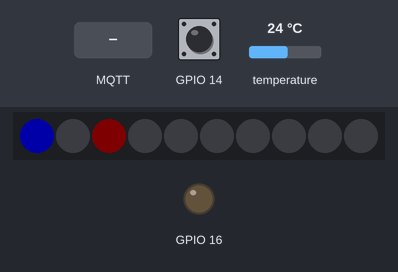
The program below on a simulated ESP8266 (NodeMCU). Shown: 10 RGB LEDs in strip order, left to right, output pins drawn as LEDs (lit = HIGH). Inputs (shaded band) come from the test bench; at power-on: temperature 24 °C, GPIO 14 HIGH. Dim RGB values are drawn brighter than linear; WiFi joins after 1.5 s; servers stay silent unless stated; EEPROM starts erased; no MQTT or app messages arrive unless stated.

Above: at 1.4 s.
1.5 s: MQTT message "1" arrives on the first subscribed topic
At 2.0 s:
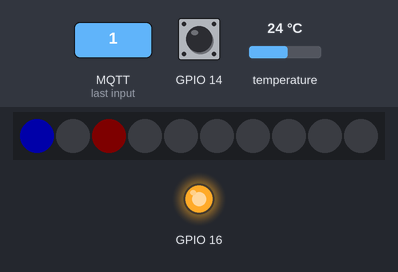
5.1 s: temperature set to 41 °C
At 5.8 s:
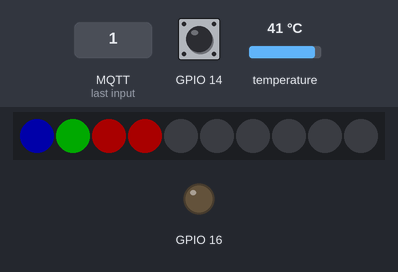
6.9 s: temperature set to 39 °C
At 8.0 s:
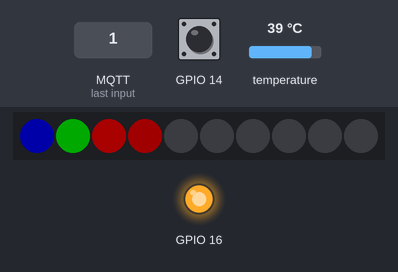
8.4 s: GPIO 14 pulled LOW for 3.2 s
At 12.1 s:
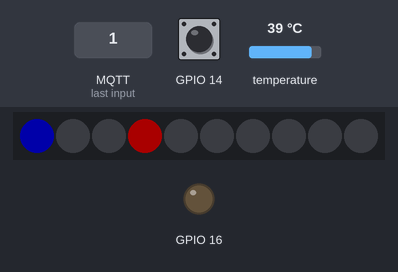
13.8 s: MQTT message "2" arrives on the first subscribed topic
At 14.4 s:
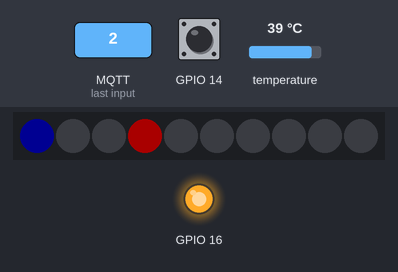
17.4 s: MQTT message "0" arrives on the first subscribed topic
At 19.0 s:
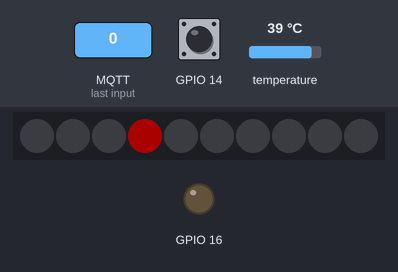
Timing chart, 0 to 20.5 s (numbered marks = the images above; inputs shaded):
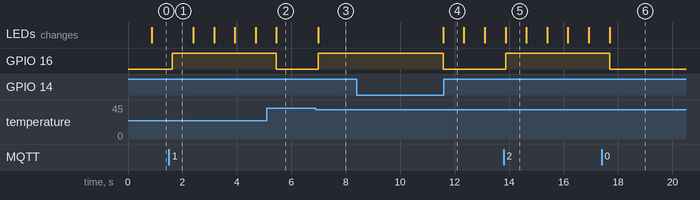

The program:

main.cpp
```cpp
#include <DallasTemperature.h>
#include <OneWire.h>

#include "Controller.hpp"
#include "Debounce.hpp"
#include "Gpio.hpp"
#include "Heater.hpp"
#include "IoT.hpp"
#include "Output.hpp"
#include "Pixels.hpp"
#include "PushButton.hpp"

static double thermistor_read();

//@formatter:off
static char const*        wifi_ssid        = "VillaKunterbunt";
static char const*        wifi_password    = "sacomoco02047781";
static char const*        mqtt_server      = "openhab";
static char const*        mqtt_base_topic  = "Workshop/Appliance/CupHeater";

static constexpr uint8_t  thermistor_port  = 4;
static constexpr uint8_t  heatbed_port     = 16;
static constexpr uint8_t  button_port      = 14;

OneWire                   oneWire(thermistor_port);
DallasTemperature         thermistor(&oneWire);
NeoPixelBus<
        NeoGrbwFeature,
        NeoEsp8266AsyncUart1800KbpsMethod
>                         neoPixelBus(10);

IoTClass                  IoT(mqtt_base_topic, wifi_ssid, wifi_password, mqtt_server);
PushButton                button(debounce(gpioInput(button_port)));
Output                    heatbed("POWER", gpioOutput(heatbed_port));
Heater                    heater(thermistor_read, [](bool value) { heatbed.set(value); });
Pixels                    pixels(neoPixelBus);
Controller                controller(button, heater, pixels);
//@formatter:on

static double thermistor_read()
{
    thermistor.requestTemperatures();
    return thermistor.getTempCByIndex(0);
}

void setup()
{
    IoT.begin();
}

void loop()
{
    IoT.loop();
}
```

Algorithm.hpp
```cpp
#ifndef ESP8266_IOT_ALGORITHM_HPP
#define ESP8266_IOT_ALGORITHM_HPP

#include <algorithm>
#include <type_traits>

template<typename T>
auto clamp(T value, T min, T max)
-> typename std::enable_if<std::is_arithmetic<T>::value, T>::type
{
    return std::max(min, std::min(max, value));
}

template<typename T, typename U>
auto map(T value, T inMin, T inMax, U outMin, U outMax)
-> typename std::enable_if<std::is_arithmetic<T>::value && std::is_arithmetic<U>::value, U>::type
{
    return value < inMin ? outMin :
           value >= inMax ? outMax :
           (value - inMin) * (outMax - outMin) / (inMax - inMin) + outMin;
}

#endif // ESP8266_IOT_ALGORITHM_HPP
```

Animation.hpp
```cpp
#ifndef ESP8266_IOT_ANIMATION_HPP
#define ESP8266_IOT_ANIMATION_HPP

#include <NeoPixelBus.h>

class PulseAnimation
{
public:
    PulseAnimation(RgbColor left, RgbColor right, uint32_t runtime) noexcept;

    RgbColor animate(uint32_t elapsed);

private:
    RgbColor left_;
    RgbColor right_;
    uint32_t runtime_;
    uint32_t position_{};
};

#endif // ESP8266_IOT_ANIMATION_HPP
```

Controller.hpp
```cpp
#ifndef ESP8266_IOT_CONTROLLER_HPP
#define ESP8266_IOT_CONTROLLER_HPP

#include <NeoPixelBus.h>

#include "Event.hpp"
#include "Timer.hpp"

class Heater;
class Pixels;
class PushButton;

class ControllerMode
{
public:
    virtual ~ControllerMode() = default;

    virtual void update(uint32_t elapsed) = 0;
    virtual void clicked(unsigned clicks) = 0;
    virtual void next() = 0;
};

class Controller
{
    static constexpr uint32_t updateDelay = 100;
    static constexpr double hysteresis = 1.5;

    friend class ControllerModeNormal;
    friend class ControllerModeSetup;

public:
    Controller(PushButton& button, Heater& heater, Pixels& pixels) noexcept;

private:
    void begin();
    void update();
    void clicked(unsigned clicks);

    Heater& heater_;
    Pixels& pixels_;
    Timer updateTimer_;
    Subscription clicked_;
    std::unique_ptr<ControllerMode> mode_;
};
#endif // ESP8266_IOT_CONTROLLER_HPP
```

ControllerNormal.hpp
```cpp
#ifndef ESP8266_IOT_CONTROLLERMODENORMAL_HPP
#define ESP8266_IOT_CONTROLLERMODENORMAL_HPP

#include "Animation.hpp"
#include "Controller.hpp"

class ControllerModeNormal : public ControllerMode
{
public:
    explicit ControllerModeNormal(Controller& c) noexcept;

    void update(uint32_t elapsed) override;
    void clicked(unsigned clicks) override;
    void next() override;

private:
    Controller& c_;
    PulseAnimation heatingAnimation_;
    PulseAnimation coolingAnimation_;
};

#endif // ESP8266_IOT_CONTROLLERMODENORMAL_HPP
```

ControllerSetup.hpp
```cpp
#ifndef ESP8266_IOT_CONTROLLERMODESETUP_HPP
#define ESP8266_IOT_CONTROLLERMODESETUP_HPP

#include "Animation.hpp"
#include "Controller.hpp"
#include "Timer.hpp"

class ControllerModeSetup : public ControllerMode
{
    static constexpr uint32_t timeoutDelay = 10000;

public:
    explicit ControllerModeSetup(Controller& c) noexcept;

    void update(uint32_t elapsed) override;
    void clicked(unsigned clicks) override;
    void next() override;

private:
    Controller& c_;
    PulseAnimation powerAnimation_;
    double presetSetpoint_;
    Timer timeoutTimer_;
};

#endif // ESP8266_IOT_CONTROLLERMODESETUP_HPP
```

Debounce.hpp
```cpp
#ifndef ESP8266_IOT_DEBOUNCE_HPP
#define ESP8266_IOT_DEBOUNCE_HPP

#include <stdint.h>
#include <utility>

template<typename Input>
class Debounce
{
    using Type = decltype(std::declval<Input>()());

public:
    explicit Debounce(Input&& input) noexcept
            : input_(std::move(input))
    {
    }

    Type operator()()
    {
        Type temp = value_ ^ input_();
        states_[0] = ~(states_[0] & temp);
        states_[1] = states_[0] ^ (states_[1] & temp);
        temp &= states_[0] & states_[1];
        value_ ^= temp;
        return value_;
    }

private:
    Input input_;
    Type value_{};
    Type states_[2]{};
};

template<typename Input>
Debounce<Input> debounce(Input&& input)
{
    return Debounce<Input>(std::forward<Input>(input));
}

#endif // ESP8266_IOT_DEBOUNCE_HPP
```

Event.hpp
```cpp
#ifndef ESP8266_IOT_EVENT_HPP
#define ESP8266_IOT_EVENT_HPP

#include <algorithm>
#include <functional>
#include <list>
#include <memory>
#include <utility>

using Subscription = std::unique_ptr<bool, void (*)(bool* deleted)>;

template<typename Signature, bool oneShot = false>
class Event
{
    using Handler = std::function<Signature>;

public:
    Event() noexcept {}
    Event(Event const&) = delete;

    Event& operator+=(Handler handler)
    {
        static_assert(oneShot, "Event::operator+= is not allowed for regular events");
        handlers_.emplace_back(std::move(handler), false);
        return *this;
    }

    Subscription subscribe(Handler handler)
    {
        static_assert(!oneShot, "Event::subscribe is not allowed for one-shot events");
        auto it = handlers_.emplace(handlers_.end(), std::move(handler), false);
        return {&it->second, [](bool* deleted) { *deleted = true; }};
    }

    void clear()
    {
        handlers_.clear();
    }

    template<typename ...T>
    void operator()(T&& ... args)
    {
        // elements added inside handlers should not be invoked
        auto it = handlers_.begin();
        auto size = handlers_.size();
        for (size_t i = 0; i < size; ++i) {
            // deleted flag might change during invocation
            if (!it->second) {
                it->first(std::forward<T>(args)...);
            }
            if (it->second) {
                it = handlers_.erase(it);
            } else {
                ++it;
            }
        }
    }

private:
    std::list<std::pair<Handler, bool> > handlers_;
};

template<typename Signature>
using OneShotEvent = Event<Signature, true>;

#endif // ESP8266_IOT_EVENT_HPP
```

GammaTable.hpp
```cpp
#ifndef ESP8266_IOT_GAMMATABLE_HPP
#define ESP8266_IOT_GAMMATABLE_HPP

#include <cmath>
#include <cstdint>
#include <limits>
#include <ratio>

#include <NeoPixelBus.h>

#include "ValueTable.hpp"

namespace detail
{

    template<typename Gamma>
    struct GammaGenerator
    {
        static constexpr std::uint8_t max = std::numeric_limits<uint8_t>::max();

        static constexpr std::uint8_t apply(std::uint8_t input)
        {
            return std::pow((double) input / max, (1.0 * Gamma::den / Gamma::num)) * max;
        }
    };

} // namespace detail

template<typename Gamma>
struct BasicGammaTable
        : ValueTable<detail::GammaGenerator<Gamma> >
{
    using Base = ValueTable<detail::GammaGenerator<Gamma> >;

    static RgbColor apply(RgbColor color)
    {
        return {Base::get(color.R), Base::get(color.G), Base::get(color.B)};
    }

    static constexpr std::uint8_t apply(std::uint8_t input)
    {
        return Base::get(input);
    }
};

using GammaTable = BasicGammaTable<std::ratio<4, 10> >;

#endif // ESP8266_IOT_GAMMATABLE_HPP
```

Heater.hpp
```cpp
#ifndef ESP8266_IOT_HEATERCONTROL_HPP
#define ESP8266_IOT_HEATERCONTROL_HPP

#include <functional>

#include "Event.hpp"
#include "Output.hpp"
#include "Timer.hpp"

class Heater
{
    static constexpr double minimumSetpoint = 40.0;
    static constexpr double maximumSetpoint = 100.0;
    static constexpr double setpointStep = 10.0;

    static constexpr uint32_t updateDelay = 100;
    static constexpr uint32_t telemetryDelay = 1000;

    using Input = std::function<double()>;
    using Output = std::function<void(bool value)>;

public:
    static double increasePreset(double value);

    Heater(Input input, Output output) noexcept;
    Heater(Heater const&) = delete;

    double get() const { return setpoint_; }
    double read() const { return temperature_; }
    double preset() const;

    void set(double value);
    void toggle();
    void preset(double value);

private:
    void connected();
    void update();
    void publishState() const;
    void publishTelemetry() const;

    Input input_;
    Output output_;
    Subscription connected_;
    Timer updateTimer_;
    Timer telemetryTimer_;
    double setpoint_{};
    double temperature_{};
};

#endif // ESP8266_IOT_HEATERCONTROL_HPP
```

IoT.hpp
```cpp
#ifndef ESP8266_IOT_IOT_HPP
#define ESP8266_IOT_IOT_HPP

#include <stdint.h>
#include <functional>
#include <map>

#include <AsyncMqttClient.h>
#include <ESP8266HTTPUpdateServer.h>
#include <ESP8266WebServer.h>
#include <ESP8266WiFi.h>

#include "Event.hpp"
#include "Timer.hpp"
#include "Settings.hpp"
#include "String.hpp"

class IoTClass
{
    static constexpr uint32_t watchdogDelay = 60000;
    static constexpr uint32_t reconnectDelay = 1000;

    using Subscriber = std::function<void(String payload)>;

public:
    IoTClass(char const* topic, char const* wiFiSsid, char const* wiFiPassword, char const* mqttIp,
             uint16_t mqttPort = 1883) noexcept;
    IoTClass(IoTClass const&) = delete;

    String const& clientId() const { return clientId_; }
    String const& topic() const { return topic_; }

    void begin();
    void loop();

    void publish(String const& topic, String const& payload, bool retain = false);
    void publish(String const& topic, char const* payload, bool retain = false);
    void subscribe(String topic, Subscriber handler);

    template<typename T>
    void publishState(char const* state, T&& payload)
    {
        publish(str("stat/", topic_, "/", state), std::forward<T>(payload));
    }

    template<typename T>
    void publishTelemetry(char const* state, T&& payload)
    {
        publish(str("tele/", topic_, "/", state), std::forward<T>(payload));
    }

    void subscribeCommand(char const* command, Subscriber handler);

    OneShotEvent<void()> beginEvent;
    Event<void()> connectEvent;
    Event<void()> loopEvent;

    Settings& settings() { return settings_; }

private:
    void connectToWiFi();
    void connectToMqtt();

    void wiFiConnected();
    void wiFiDisconnected();

    void mqttConnected();
    void mqttDisconnected();
    void mqttMessage(char const* topic, char const* payload, size_t length);
    void mqttSubscribe(String const& topic);

    String const topic_; // must stay constant
    String const clientId_; // must stay constant
    String const hostname_; // must stay constant
    Timer watchdogTimer_;

    char const* wiFiSsid_;
    char const* wiFiPassword_;
    WiFiEventHandler wiFiConnectHandler_;
    WiFiEventHandler wiFiDisconnectHandler_;
    Timer wiFiReconnectTimer_;

    char const* mqttIp_;
    uint16_t mqttPort_;
    String const mqttWillTopic_; // must stay constant
    Timer mqttReconnectTimer_;
    AsyncMqttClient mqttClient_;
    std::multimap<String, Subscriber> mqttSubscriptions_;

    ESP8266WebServer webServer_;
    ESP8266HTTPUpdateServer updateServer_;

    Settings settings_;
};

extern IoTClass IoT;

#endif // ESP8266_IOT_IOT_HPP
```

Logger.hpp
```cpp
#ifndef ESP8266_IOT_LOGGER_HPP
#define ESP8266_IOT_LOGGER_HPP

#include <Arduino.h>

#include <stdint.h>
#include <stdio.h>
#include <type_traits>
#include <utility>

namespace detail
{

    class Timestamp
    {
    public:
        Timestamp()
                : timestamp(millis()),
                  ms(timestamp % 1000),
                  s((timestamp /= 1000, timestamp % 60)),
                  m((timestamp /= 60, timestamp % 60)),
                  h((timestamp /= 60, timestamp % 100))
        {
        }

    private:
        unsigned long timestamp;

    public:
        unsigned long ms;
        unsigned long s;
        unsigned long m;
        unsigned long h;
    };

} // namespace detail

#if defined(LOGGER_SERIAL)
#   include "LoggerSerial.hpp"
using LoggerClass = LoggerSerial;
#else
#   include "LoggerNoop.hpp"
using LoggerClass = LoggerNoop;
#endif

extern LoggerClass Logger;

template<typename ...Args>
void log(Args&& ... args)
{
    Logger.log(detail::Timestamp(), std::forward<Args>(args)...);
}

#endif //ESP8266_IOT_LOGGER_HPP
```

LoggerNoop.hpp
```cpp
#ifndef ESP8266_IOT_LOGGERNOOP_HPP
#define ESP8266_IOT_LOGGERNOOP_HPP

class LoggerNoop
{
public:
    void begin() {}

    template<typename... Args>
    void log(Args&& ... args) {}

    void flush() {}
};

#endif //ESP8266_IOT_LOGGERNOOP_HPP
```

Output.hpp
```cpp
#ifndef ESP8266_IOT_OUTPUT_HPP
#define ESP8266_IOT_OUTPUT_HPP

#include <Arduino.h>

#include <functional>

#include "Event.hpp"

class Output
{
    using Handler = std::function<void(bool value)>;

public:
    explicit Output(char const* state, Handler output = nullptr) noexcept;
    Output(char const* state, char const* falseValue, char const* trueValue, Handler output = nullptr) noexcept;
    Output(Output const&) = delete;

    bool get() const { return value_; }

    void set(bool value);

    void toggle() { set(!value_); }

private:
    void publishState();

    char const* state_;
    char const* falseValue_;
    char const* trueValue_;
    Handler output_;
    Subscription connected_;
    bool value_{};
};

#endif // ESP8266_IOT_OUTPUT_HPP
```

Pixels.hpp
```cpp
#ifndef ESP8266_IOT_PIXELS_HPP
#define ESP8266_IOT_PIXELS_HPP

#include <memory>

#include <NeoPixelBus.h>

#include "GammaTable.hpp"

namespace Color
{
    inline RgbColor red() { return {255, 0, 0}; }
    inline RgbColor lightred() { return {255, 64, 64}; }
    inline RgbColor darkred() { return {100, 0, 0}; }
    inline RgbColor faintred() { return {45, 0, 0}; }
    inline RgbColor green() { return {0, 255, 0}; }
    inline RgbColor blue() { return {0, 0, 255}; }
    inline RgbColor yellow() { return {255, 255, 0}; }
    inline RgbColor magenta() { return {255, 0, 255}; }
    inline RgbColor cyan() { return {0, 255, 255}; }
    inline RgbColor white() { return {255, 255, 255}; }
    inline RgbColor black() { return {0, 0, 0}; }
    inline RgbColor orange() { return {255, 165, 0}; }
    inline RgbColor lightorange() { return {255, 213, 128}; }
    inline RgbColor darkorange() { return {255, 140, 0}; }
}

namespace detail
{
    class Pixels
    {
    public:
        virtual ~Pixels() = default;

        virtual void Begin() = 0;
        virtual void ClearTo(RgbColor const& color) = 0;
        virtual void Show() = 0;
        virtual uint16_t PixelsCount() const = 0;

        /**
         * Set the brighness of all pixels
         */
        virtual void SetBrightness(uint8_t brightness) = 0;

        /**
         * Set the pixel color with gamma and brightness correction
         */
        virtual void SetPixelColor(uint16_t index, RgbColor const& color) = 0;
    };

    template<typename Feature, typename Method>
    class PixelsImpl : public Pixels
    {
    public:
        explicit PixelsImpl(NeoPixelBus<Feature, Method>& neoPixelBus) noexcept
                : pixels_(neoPixelBus) {}

        void Begin() override { pixels_.Begin(); }
        void ClearTo(RgbColor const& color) override { pixels_.ClearTo(color); }
        void Show() override { pixels_.Show(); }
        uint16_t PixelsCount() const override { return pixels_.PixelCount(); }

        void SetBrightness(uint8_t brightness) override
        {
            brightness_ = brightness;
        }

        /**
         * Set the pixel color with gamma and brightness correction
         */
        void SetPixelColor(uint16_t index, RgbColor const& color) override
        {
            pixels_.SetPixelColor(index, GammaTable::apply(color.Dim(brightness_)));
        }

    private:
        NeoPixelBus<Feature, Method>& pixels_;
        uint8_t brightness_{255};
    };
}

class Pixels
{
public:
    template<typename Feature, typename Method>
    explicit Pixels(NeoPixelBus<Feature, Method>& neoPixelBus) noexcept
            : impl_(new detail::PixelsImpl<Feature, Method>(neoPixelBus)) {}

    void Begin() { impl_->Begin(); }
    void ClearTo(RgbColor const& color) { impl_->ClearTo(color); }
    void Show() { impl_->Show(); }
    uint16_t PixelsCount() const { return impl_->PixelsCount(); }
    void SetPixelColor(uint16_t index, RgbColor const& color) { impl_->SetPixelColor(index, color); }
    void SetBrightness(uint8_t brightness) { impl_->SetBrightness(brightness); }

private:
    std::unique_ptr<detail::Pixels> impl_;
};

#endif // ESP8266_IOT_PIXELS_HPP
```

PushButton.hpp
```cpp
#ifndef ESP8266_IOT_PUSHBUTTON_HPP
#define ESP8266_IOT_PUSHBUTTON_HPP

#include <functional>

#include "Event.hpp"
#include "Timer.hpp"

class PushButton
{
    static constexpr uint32_t updateDelay = 10;

    using Handler = std::function<bool()>;

public:
    static constexpr unsigned singleClick = 0;
    static constexpr unsigned longClick = std::numeric_limits<unsigned>::max();

    explicit PushButton(Handler input) noexcept;
    PushButton(PushButton const&) = delete;

    Event<void(unsigned clicks)> clickedEvent;

private:
    void update();
    void expired();

    Handler input_;
    Timer updateTimer_;
    Timer expiredTimer_;
    bool value_{};
    unsigned clicks_{};
    bool finished_{};
};

#endif // ESP8266_IOT_PUSHBUTTON_HPP
```

Logger.cpp
```cpp
#include "Logger.hpp"

LoggerClass Logger;
```

Source omitted: String.hpp (852 bytes), Timer.hpp (695 bytes), ValueTable.hpp (2410 bytes), Animation.cpp (573 bytes), Controller.cpp (925 bytes), ControllerNormal.cpp (1539 bytes), ControllerSetup.cpp (1099 bytes), Heater.cpp (1663 bytes), IoT.cpp (4837 bytes), Output.cpp (773 bytes), PushButton.cpp (938 bytes), Timer.cpp (929 bytes) and 4 more

Measured:
- after the input at 1.5 s, GPIO 16: LOW → HIGH after 0.13 s
- after the input at 5.1 s, GPIO 16: HIGH → LOW after 0.35 s; the LEDs: change after 0.35 s (image 2)
- after the input at 6.9 s, GPIO 16: LOW → HIGH after 0.08 s
- after the input at 8.4 s, GPIO 16: HIGH → LOW after 3.2 s; the LEDs: change after 3.2 s (image 4)
- after the input at 13.8 s, GPIO 16: LOW → HIGH after 0.07 s
- after the input at 17.4 s, GPIO 16: HIGH → LOW after 0.29 s
